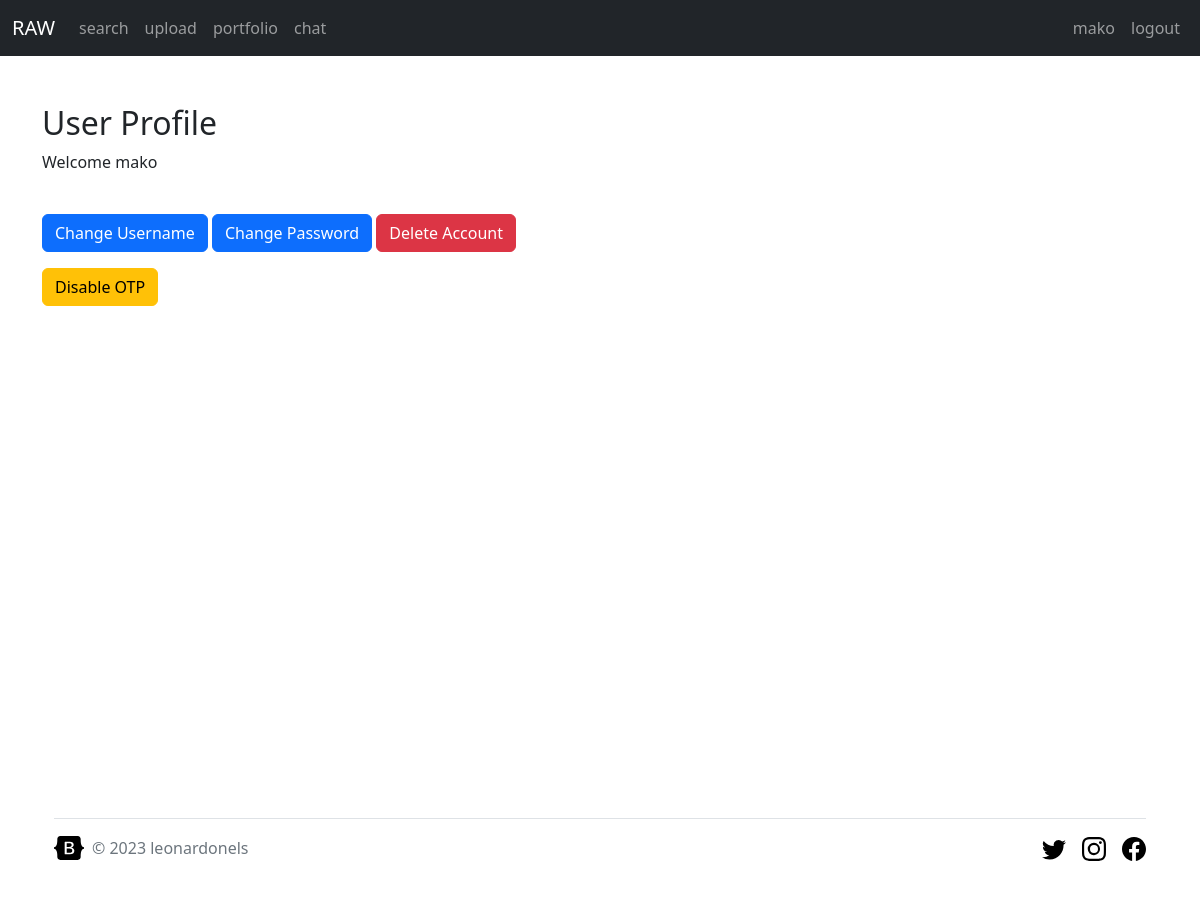
The app's page /users/profile/ (signed in), older data.
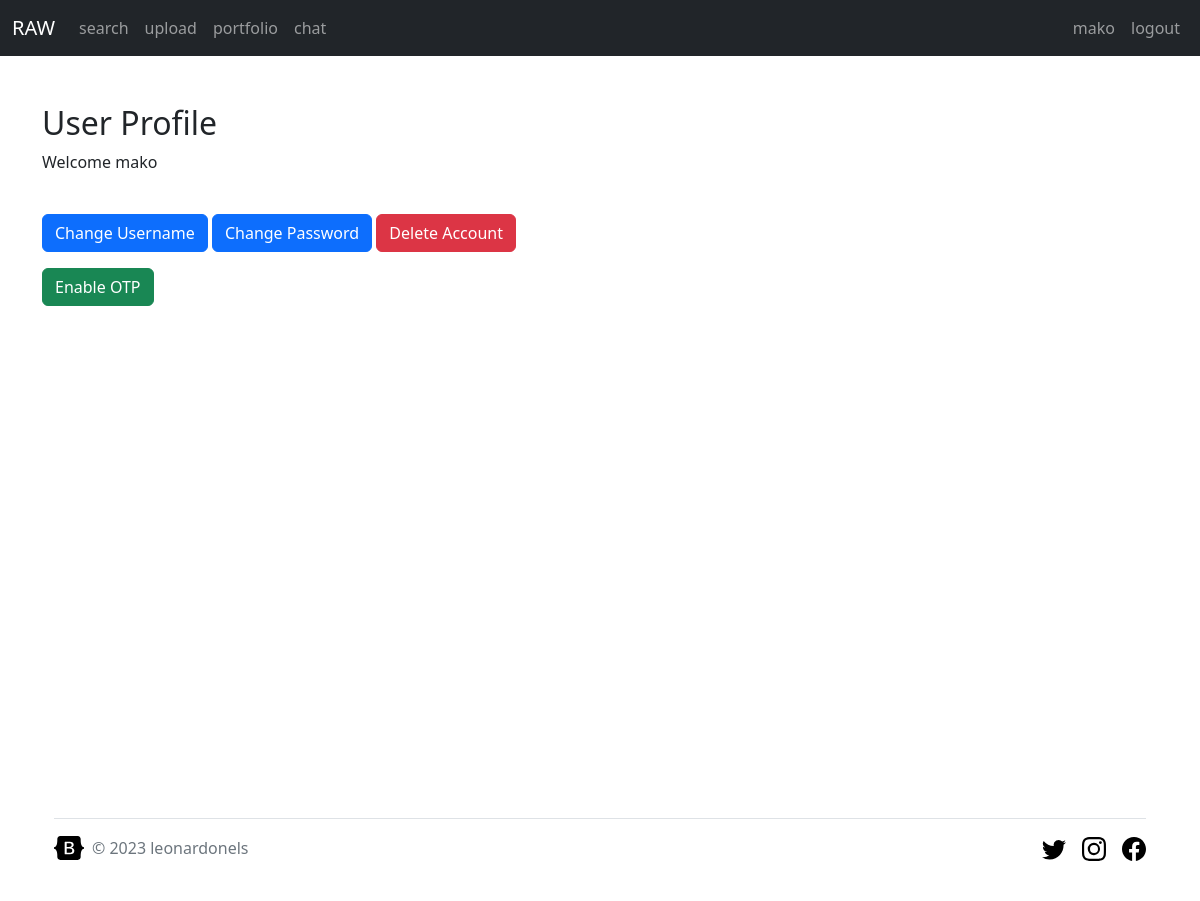
The same page, newer data.
### users/models.py (models this page shows, shortened)
class User(AbstractUser):
    class Role(models.TextChoices):
        ADMIN="ADMIN", 'admin'
        USER="USER", 'user'
        VERIFIED="VERIFIED", 'verified'
    base_role=Role.ADMIN
    role=models.CharField(max_length=50,choices=Role.choices)
    otp = models.BooleanField(default=False)
    otp_secret = models.CharField(max_length=200, blank=True)
    def is_superuser_custom(self):
        return self.role == 'ADMIN'
    @property
    def is_admin(self):
        return self.is_superuser_custom()

### users/views.py (the view)
# urls.py: path('profile/', profile, name='profile'),
@login_required
def profile(request):
    user = request.user
    if request.method == 'POST':
        form = UserProfileForm(request.POST, instance=user)
        if form.is_valid():
            form.save()
            return redirect('profile')
    else:
        form = UserProfileForm(instance=user)
    return render(request, 'profile.html', {'form': form})

### users/templates/profile.html (shortened to what this page needs)
{% extends 'masonry.html' %}
{% block content %}
<div class="container">
    <h2>User Profile</h2>
    <p>Welcome {{ user.username }}</p><br>
    <div class="d-flex justify-content-between">
        <div>
            <a href="/users/profile/change_username/" class="btn btn-primary">Change Username</a>
            <a href="/users/profile/change_password/" class="btn btn-primary">Change Password</a>
            <a href="/users/profile/delete/" class="btn btn-danger">Delete Account</a>
        </div>
    </div>
    <div class="mt-3">
        {% if user.otp %}
            <form action="{% url 'users:toggle_otp' %}" method="post" class="mt-3">
                    <button type="submit" class="btn {% if user.otp %}btn-warning{% else %}btn-success{% endif %}">
                        Disable OTP
                    </button>
            </form>
        {% else %}
            <form action="{% url 'users:setup_otp' %}" method="post" class="mt-3">
                    <button type="submit" class="btn {% if user.otp %}btn-warning{% else %}btn-success{% endif %}">
                        Enable OTP
                    </button>
            </form>
        {% endif %}
</div>
{% endblock %}

### templates/masonry.html (shortened to what this page needs)
<!DOCTYPE html>
<html lang="en">
<head>
  <link href="https://cdn.jsdelivr.net/npm/bootstrap@5.2.3/dist/css/bootstrap.min.css" rel="stylesheet">
</head>
<body>
    <nav class="navbar navbar-expand-sm bg-dark navbar-dark">
        <div class="container-fluid">
          {% block navbar%}
          <a class="navbar-brand" href="/home">RAW</a>
          <div class="collapse navbar-collapse" id="collapsibleNavbar">
            <ul class="navbar-nav">
              <li class="nav-item">
                <a class="nav-link" href="/media/search">search</a>
              </li>
              <li class="nav-item">
                <a class="nav-link" href="/media/upload">upload</a>
              </li>
              <li class="nav-item">
                <a class="nav-link" href="/media/portfolio">portfolio</a>
              </li>
              <li class="nav-item">
                <a class="nav-link" href="#">chat</a>
              </li>
            </ul>
            <ul class="navbar-nav ms-auto">
              {% if user.is_authenticated %}
                  <li class="nav-item">
                    <a class="nav-link" href="/users/profile">{{ user.username | lower }}</a>
                  </li>
                  <li class="nav-item">
                    <a class="nav-link" href="{% url 'logout' %}">logout</a>
                </li>
              {% endif %}
          </ul>
          </div>
          {% endblock %}
        </div>
    </nav>
    <div class="container mt-5">
        <div class="row" data-masonry="{&quot;percentPosition&quot;: true }" style="position: relative; height: 690px;">
          {% block content %} {% endblock %}
        </div>
    </div>
  <div class="container">
    <footer class="d-flex flex-wrap justify-content-between align-items-center py-3 my-4 border-top">
      <div class="col-md-4 d-flex align-items-center">
        <a href="/" class="mb-3 me-2 mb-md-0 text-muted text-decoration-none lh-1">
          <svg class="bi" width="30" height="24"><use xlink:href="#bootstrap"></use></svg>
        </a>
        <span class="text-muted">© 2023 leonardonels</span>
      </div>
      <ul class="nav col-md-4 justify-content-end list-unstyled d-flex">
        <li class="ms-3"><a class="text-muted" href="#"><svg class="bi" width="24" height="24"><use xlink:href="#twitter"></use></svg></a></li>
        <li class="ms-3"><a class="text-muted" href="#"><svg class="bi" width="24" height="24"><use xlink:href="#instagram"></use></svg></a></li>
        <li class="ms-3"><a class="text-muted" href="#"><svg class="bi" width="24" height="24"><use xlink:href="#facebook"></use></svg></a></li>
      </ul>
    </footer>
  </div>
</body>
</html>

Row changes from the older to the newer data that the page shows:
changed User "mako": otp True → False (drawn)
Text that changed along with them:
text no longer shown: "Disable OTP"
text now shown: "Enable OTP"
